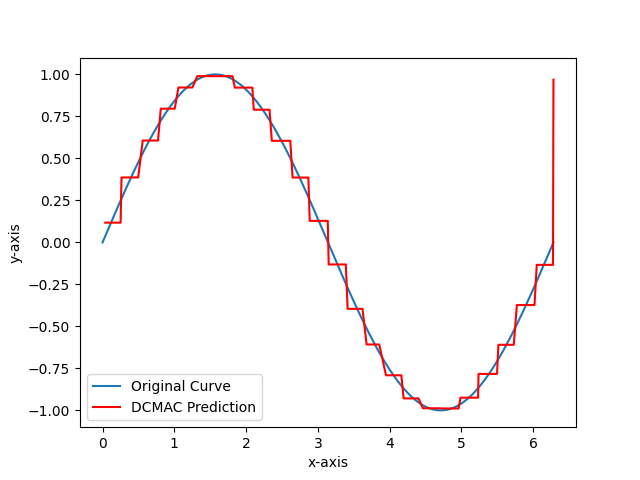

This chart was generated by the following Python code:
import torch
import torch.nn as nn

class DCMAC(nn.Module):
    def __init__(self, gen_factor, num_weights, input_min, input_max, sample_input):
        super(DCMAC, self).__init__()
        self.gen_factor = gen_factor
        self.num_weights = num_weights
        self.input_min = input_min
        self.input_max = input_max
        self.weight_vec = nn.Parameter(torch.ones(num_weights))
        # 处理关联映射
        self.process_association_map(sample_input, input_min, input_max)

    def get_assoc_vec_ind(self, input_val, num_of_assoc_vec, input_min, input_max):
        proportion_ind = (num_of_assoc_vec-2) * ((input_val - input_min)/(input_max - input_min)) + 1
        proportion_ind = torch.where(proportion_ind < 1, 1, proportion_ind)
        proportion_ind = torch.where(proportion_ind > num_of_assoc_vec-1, num_of_assoc_vec-1, proportion_ind)
        return proportion_ind
    
    def process_association_map(self, input_data, input_min, input_max):
        # 计算关联向量的数量
        num_of_assoc_vec = self.num_weights + 1 - self.gen_factor
        # 获取数据值对应的关联向量索引
        assoc_vec_ind = self.get_assoc_vec_ind(input_data, num_of_assoc_vec, input_min, input_max)
        # 将数据值和对应的索引存入关联映射中
        self.association_map_keys=input_data
        self.association_map_values=torch.floor(assoc_vec_ind).int()

    def forward(self, input_data):
        # 计算关联向量的数量
        num_of_assoc_vec = self.num_weights + 1 - self.gen_factor
        # 获取数据值对应的关联向量索引
        asc_wt_ind = torch.floor(self.get_assoc_vec_ind(input_data, num_of_assoc_vec, self.input_min, self.input_max)).int()
        # 创建一个用于批量计算的索引矩阵
        indices = asc_wt_ind.unsqueeze(1) + torch.arange(self.gen_factor).unsqueeze(0).to(input_data.device)
        # 计算输出值
        y_output = torch.sum(self.weight_vec[indices], dim=1)
        return y_output
        
if __name__ == '__main__':
    import numpy as np
    import matplotlib.pyplot as plt

    # 定义2π的常量
    TWO_PI = 2 * np.pi
    # 生成从0到2π的100个等间距样本点
    sample_input = np.linspace(0, TWO_PI, 1000)
    # 计算每个样本点的正弦值
    sample_output = np.sin(sample_input)

    # 将输入和输出数据合并成一个二维数组
    total_data = np.column_stack((sample_input, sample_output))
    # 随机打乱数据
    np.random.shuffle(total_data)

    # 取前70个数据作为训练数据
    train_data = total_data[:700]
    # 取后30个数据作为测试数据
    test_data = total_data[700:]

    x_train = torch.tensor(train_data[:, 0], dtype=torch.float32).cuda()
    y_train = torch.tensor(train_data[:, 1], dtype=torch.float32).cuda()
    x_test = torch.tensor(test_data[:, 0], dtype=torch.float32).cuda()
    y_test = torch.tensor(test_data[:, 1], dtype=torch.float32).cuda()

    num_weights = 35  # 定义权重的数量，即关联向量的长度
    gen_factor = 10  # 定义泛化因子，即每个输入激活的关联向量数目

    # 创建DCMAC对象
    dcmac = DCMAC(gen_factor, num_weights, 0, TWO_PI, x_train).cuda()

    # 定义优化器
    optimizer = torch.optim.Adam(dcmac.parameters(), lr=0.001)
    # 定义损失函数
    loss_fn = nn.MSELoss()

    # 训练模型
    for epoch in range(100000):
        optimizer.zero_grad()
        y_pred = dcmac(x_train)
        loss = loss_fn(y_pred, y_train)
        loss.backward()
        optimizer.step()
        if epoch % 1000 == 0:
            print(f'Epoch {epoch}, Loss: {loss.item()}')

    # 测试模型
    with torch.no_grad():
        y_pred_test = dcmac(x_test)
        test_loss = loss_fn(y_pred_test, y_test)
        print(f'Test Loss: {test_loss.item()}')

    # 绘制结果
    # 对测试结果进行排序
    sorted_indices = x_test.argsort()
    x_test_sorted = x_test[sorted_indices]
    y_pred_test_sorted = y_pred_test[sorted_indices]

    plt.plot(sample_input, sample_output, label="Original Curve")
    plt.plot(x_test_sorted.cpu(), y_pred_test_sorted.cpu(), color='red', label="DCMAC Prediction")
    plt.xlabel('x-axis')
    plt.ylabel('y-axis')
    plt.legend()
    plt.savefig("torch_dcmac.png")

